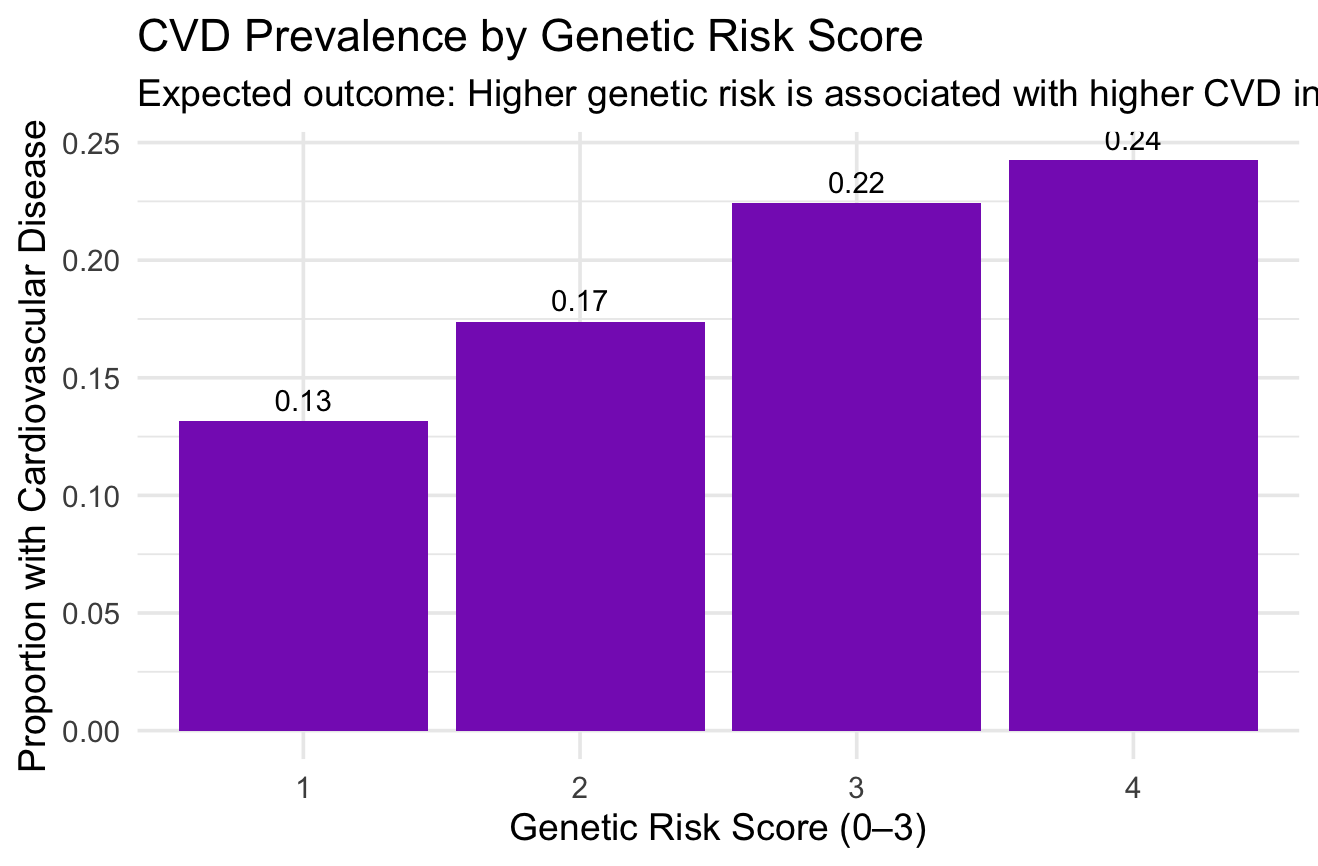

Reproduce this figure in R.

#Project: Integrative Cardiovascular Disease Risk Prediction
#Purpose: Generate a ggplot showing an expected relationship between genetic risk score and CVD incidence


#Load packages
library(tidyverse)

#Load fake data
df <- read_csv("fake_data.csv")


#Expected Result Visualization: Higher genetic risk scores lead to higher CVD prevalence


#Summarize prevalence of cardio by genetic risk group
plot_df <- df %>%
  group_by(genetic_risk) %>%
  summarise(
    mean_cvd = mean(cardio),
    n = n()
  )

#Print summary table
print(plot_df)


#Bar plot of CVD prevalence by genetic risk score


ggplot(plot_df, aes(x = factor(genetic_risk), y = mean_cvd)) +
  geom_col(fill = "#872bbf") +
  geom_text(aes(label = round(mean_cvd, 2)), vjust = -0.5) +
  labs(
    title = "CVD Prevalence by Genetic Risk Score",
    subtitle = "Expected outcome: Higher genetic risk is associated with higher CVD incidence",
    x = "Genetic Risk Score (0–3)",
    y = "Proportion with Cardiovascular Disease"
  ) +
  theme_minimal(base_size = 14)
